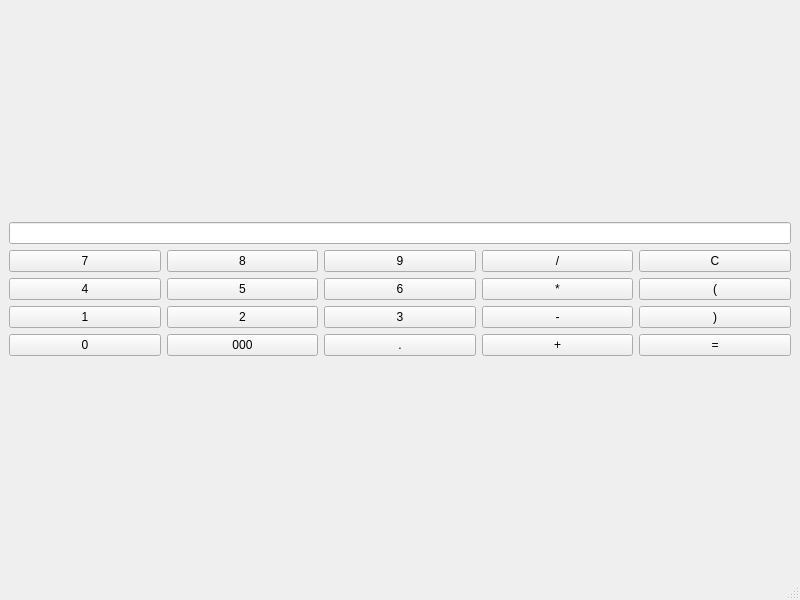
<?xml version="1.0" encoding="UTF-8"?>
<ui version="4.0">
 <class>MainWindow</class>
 <widget class="QMainWindow" name="MainWindow">
  <property name="geometry">
   <rect>
    <x>0</x>
    <y>0</y>
    <width>800</width>
    <height>600</height>
   </rect>
  </property>
  <property name="windowTitle">
   <string>PyCalc</string>
  </property>
  <widget class="QWidget" name="centralwidget">
   <layout class="QGridLayout" name="gridLayout_2">
    <item row="0" column="0">
     <layout class="QVBoxLayout" name="verticalLayout">
      <item>
       <widget class="QLineEdit" name="lineEdit">
        <property name="alignment">
         <set>Qt::AlignRight|Qt::AlignTrailing|Qt::AlignVCenter</set>
        </property>
        <property name="readOnly">
         <bool>true</bool>
        </property>
       </widget>
      </item>
      <item>
       <layout class="QGridLayout" name="gridLayout">
        <item row="0" column="2">
         <widget class="QPushButton" name="pushButton_3">
          <property name="text">
           <string>9</string>
          </property>
         </widget>
        </item>
        <item row="1" column="2">
         <widget class="QPushButton" name="pushButton_8">
          <property name="text">
           <string>6</string>
          </property>
         </widget>
        </item>
        <item row="1" column="4">
         <widget class="QPushButton" name="pushButton_10">
          <property name="text">
           <string>(</string>
          </property>
         </widget>
        </item>
        <item row="2" column="1">
         <widget class="QPushButton" name="pushButton_12">
          <property name="text">
           <string>2</string>
          </property>
         </widget>
        </item>
        <item row="3" column="0">
         <widget class="QPushButton" name="pushButton_16">
          <property name="text">
           <string>0</string>
          </property>
         </widget>
        </item>
        <item row="0" column="0">
         <widget class="QPushButton" name="pushButton_1">
          <property name="text">
           <string>7</string>
          </property>
         </widget>
        </item>
        <item row="1" column="1">
         <widget class="QPushButton" name="pushButton_7">
          <property name="text">
           <string>5</string>
          </property>
         </widget>
        </item>
        <item row="2" column="2">
         <widget class="QPushButton" name="pushButton_13">
          <property name="text">
           <string>3</string>
          </property>
         </widget>
        </item>
        <item row="2" column="0">
         <widget class="QPushButton" name="pushButton_11">
          <property name="text">
           <string>1</string>
          </property>
         </widget>
        </item>
        <item row="2" column="3">
         <widget class="QPushButton" name="pushButton_14">
          <property name="text">
           <string>-</string>
          </property>
         </widget>
        </item>
        <item row="1" column="3">
         <widget class="QPushButton" name="pushButton_9">
          <property name="text">
           <string>*</string>
          </property>
         </widget>
        </item>
        <item row="1" column="0">
         <widget class="QPushButton" name="pushButton_6">
          <property name="text">
           <string>4</string>
          </property>
         </widget>
        </item>
        <item row="0" column="4">
         <widget class="QPushButton" name="pushButton_5">
          <property name="text">
           <string>C</string>
          </property>
         </widget>
        </item>
        <item row="2" column="4">
         <widget class="QPushButton" name="pushButton_15">
          <property name="text">
           <string>)</string>
          </property>
         </widget>
        </item>
        <item row="3" column="3">
         <widget class="QPushButton" name="pushButton_19">
          <property name="text">
           <string>+</string>
          </property>
         </widget>
        </item>
        <item row="0" column="1">
         <widget class="QPushButton" name="pushButton_2">
          <property name="text">
           <string>8</string>
          </property>
         </widget>
        </item>
        <item row="3" column="1">
         <widget class="QPushButton" name="pushButton_17">
          <property name="text">
           <string>000</string>
          </property>
         </widget>
        </item>
        <item row="3" column="4">
         <widget class="QPushButton" name="pushButton_20">
          <property name="text">
           <string>=</string>
          </property>
         </widget>
        </item>
        <item row="3" column="2">
         <widget class="QPushButton" name="pushButton_18">
          <property name="text">
           <string>.</string>
          </property>
         </widget>
        </item>
        <item row="0" column="3">
         <widget class="QPushButton" name="pushButton_4">
          <property name="text">
           <string>/</string>
          </property>
         </widget>
        </item>
       </layout>
      </item>
     </layout>
    </item>
   </layout>
  </widget>
  <widget class="QMenuBar" name="menubar">
   <property name="geometry">
    <rect>
     <x>0</x>
     <y>0</y>
     <width>800</width>
     <height>22</height>
    </rect>
   </property>
  </widget>
  <widget class="QStatusBar" name="statusbar"/>
 </widget>
 <resources/>
 <connections/>
</ui>
